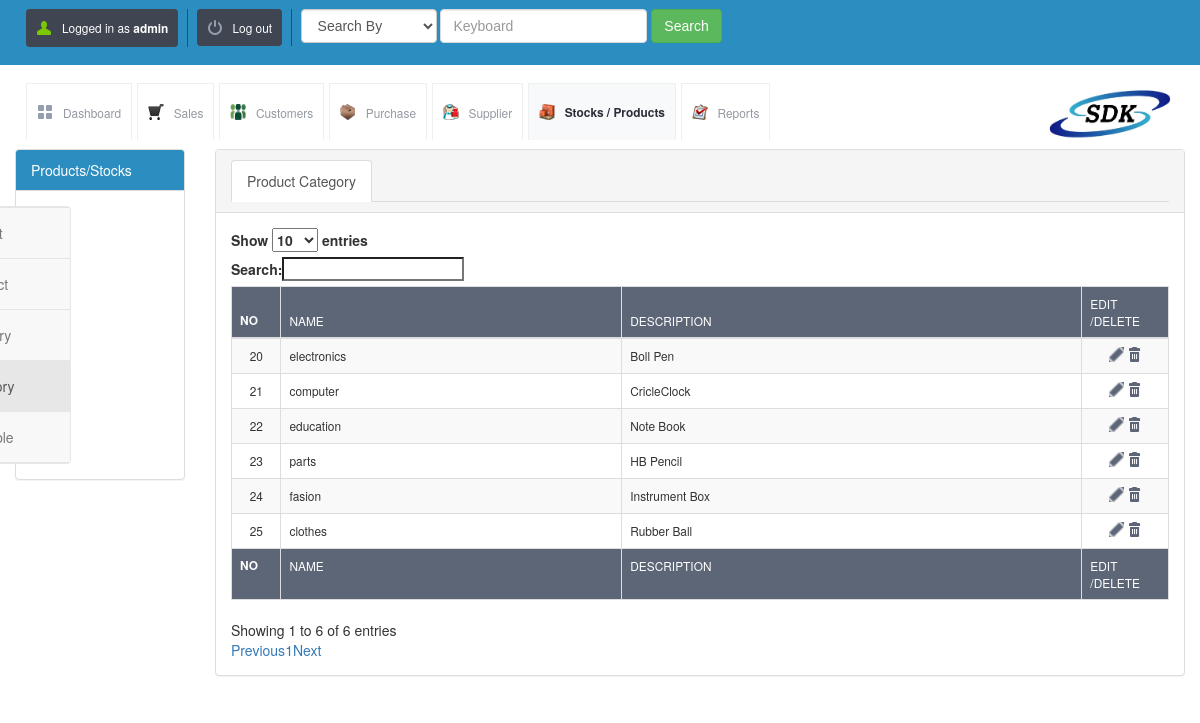
The app's page /view_category.php (signed in), older data.
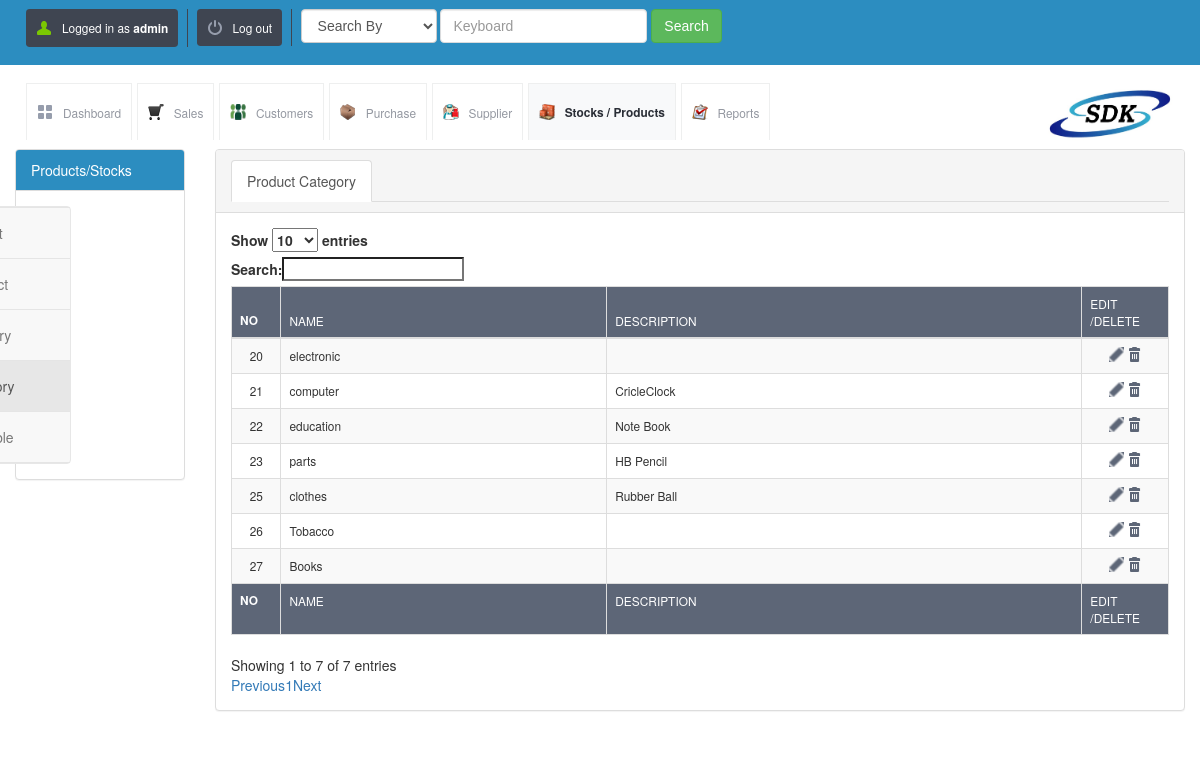
The same page, newer data.
### tables this page shows
CREATE TABLE `category_details` (
  `id` int(10) UNSIGNED NOT NULL,
  `category_name` varchar(120) NOT NULL,
  `category_description` varchar(250) DEFAULT NULL
);

### config.php (called while the page is built)
<?php $config["database"] = "SDK"; $config["host"]= "localhost";$config["username"]= "root"; $config["password"]= "";?>

### lib/db.class.php (called while the page is built, shortened)
<?php
  class DB
  {
    function DB($base, $server, $user, $pass)
    {
      $this->connection = mysqli_connect($server, $user, $pass, $base);
    }
    function getMicroTime()
    {
      list($msec, $sec) = explode(' ', microtime());
      return floor($sec / 1000) + $msec;
    }
  }
?>

### init.php (called while the page is built, shortened)
<?php
include("lib/db.class.php");
$db = new DB($config['database'], $config['host'], $config['username'], $config['password']);
?>

### view_category.php (the view, shortened to what this page needs)
<?php include("master_head.php"); ?>
<div class="container-fluid">
    <div class="row">
        <div class="col-md-2">
            <div class="panel panel-default">
                <div class="panel-heading epanel">Products/Stocks</div>
                <div class="panel-body">
                    <nav class="navbar navbar-default sidebar" role="navigation">
                        <div class="collapse navbar-collapse" id="bs-sidebar-navbar-collapse-1">
                            <ul class="nav navbar-nav">
                                <li><a href="add_stock.php">Add Stock/Product</a></li>
                                <li><a href="view_product.php">View Stock/Product</a></li>
                                <li><a href="add_category.php">Add Stock Category</a></li>
                                <li  class="active"><a href="view_category.php">view Stock Category</a></li>
                                <li><a href="view_stock_availability.php">view Stock Available</a></li>
                            </ul>
                        </div>
                    </nav>
                </div>
            </div>
        </div>
        <div class="col-md-10">
            <div class="panel panel-default">
                <div class="panel-heading">
                    <ul class="nav nav-tabs" role="tablist">
                        <li class="active">
                            <a href="#category" role="tab" data-toggle="tab">Product Category</a>
                        </li>
                    </ul>
                </div>
                <div class="panel-body">
                    <div class="tab-content">
                        <div class="tab-pane active" id="category">
                            <table id="example" class="table table-striped table-bordered dt-responsive nowrap" cellspacing="0" width="100%">
                                <thead>
                                <tr>
                                    <th>No</th>
                                    <th>Name</th>
                                    <th>Description</th>
                                    <th>Edit /Delete</th>
                                </tr>
                                </thead>
                                <tfoot>
                                <tr>
                                    <th>No</th>
                                    <th>Name</th>
                                    <th>Description</th>
                                    <th>Edit /Delete</th>
                                </tr>
                                </tfoot>
                                <tbody>
                                <?php
                                $sql = "SELECT * FROM category_details";
                                $result = mysqli_query($db->connection, $sql);
                                while ($row = mysqli_fetch_array($result)) {
                                    ?>
                                    <tr>
                                        <td><?php echo $row['id']; ?></td>
                                        <td><?php echo $row['category_name']; ?></td>
                                        <td><?php echo $row['category_description']; ?></td>
                                        <td>
                                            <a href="update_category.php?sid=<?php echo $row['id']; ?>&table=category_details"
                                               class="table-actions-button ic-table-edit">
                                            </a>
                                            <a onclick="return confirmSubmit()"
                                               href="delete.php?id=<?php echo $row['id']; ?>&table=category_details"
                                               class="table-actions-button ic-table-delete">
                                            </a>
                                        </td>
                                    </tr>
                                <?php  } ?>
                                </tbody>
                            </table>
                        </div>
                    </div>
                </div>
            </div>
        </div>
    </div>
</div>
</body>
</html>

Row changes from the older to the newer data that the page shows:
removed category_details: id "24", category_name "fasion", category_description "Instrument Box"
changed category_details id 20: category_name "electronics" → "electronic"; category_description "Boll Pen" → (not shown)
added category_details: id "26", category_name "Tobacco"
added category_details: id "27", category_name "Books"
Text that changed along with them:
text written by a page script: "Show entries Search: Showing 1 to 6 of 6 entries Previous 1 Next" → "Show entries Search: Showing 1 to 7 of 7 entries Previous 1 Next"
